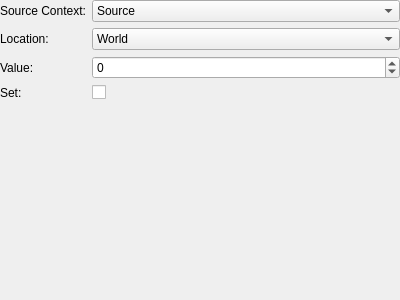
<?xml version="1.0" encoding="UTF-8"?>
<ui version="4.0">
 <class>ActionUpdateLNC</class>
 <widget class="QWidget" name="ActionUpdateLNC">
  <property name="geometry">
   <rect>
    <x>0</x>
    <y>0</y>
    <width>400</width>
    <height>300</height>
   </rect>
  </property>
  <layout class="QVBoxLayout" name="verticalLayout">
   <property name="leftMargin">
    <number>0</number>
   </property>
   <property name="topMargin">
    <number>0</number>
   </property>
   <property name="rightMargin">
    <number>0</number>
   </property>
   <property name="bottomMargin">
    <number>0</number>
   </property>
   <item>
    <layout class="QFormLayout" name="formLayout">
     <property name="fieldGrowthPolicy">
      <enum>QFormLayout::AllNonFixedFieldsGrow</enum>
     </property>
     <item row="0" column="0">
      <widget class="QLabel" name="lblSourceContext">
       <property name="text">
        <string>Source Context:</string>
       </property>
      </widget>
     </item>
     <item row="0" column="1">
      <widget class="QComboBox" name="sourceContext">
       <item>
        <property name="text">
         <string>Source</string>
        </property>
       </item>
       <item>
        <property name="text">
         <string>Party</string>
        </property>
       </item>
       <item>
        <property name="text">
         <string>All</string>
        </property>
       </item>
      </widget>
     </item>
     <item row="1" column="0">
      <widget class="QLabel" name="lblLocation">
       <property name="text">
        <string>Location:</string>
       </property>
      </widget>
     </item>
     <item row="1" column="1">
      <widget class="QComboBox" name="location">
       <item>
        <property name="text">
         <string>World</string>
        </property>
       </item>
       <item>
        <property name="text">
         <string>Channel</string>
        </property>
       </item>
       <item>
        <property name="text">
         <string>Instance</string>
        </property>
       </item>
       <item>
        <property name="text">
         <string>Zone</string>
        </property>
       </item>
      </widget>
     </item>
     <item row="2" column="0">
      <widget class="QLabel" name="lblValue">
       <property name="text">
        <string>Value:</string>
       </property>
      </widget>
     </item>
     <item row="2" column="1">
      <widget class="QSpinBox" name="value">
       <property name="minimum">
        <number>-32768</number>
       </property>
       <property name="maximum">
        <number>32767</number>
       </property>
      </widget>
     </item>
     <item row="3" column="0">
      <widget class="QLabel" name="lblIsSet">
       <property name="text">
        <string>Set:</string>
       </property>
      </widget>
     </item>
     <item row="3" column="1">
      <widget class="QCheckBox" name="isSet"/>
     </item>
    </layout>
   </item>
  </layout>
 </widget>
 <resources/>
 <connections/>
</ui>
